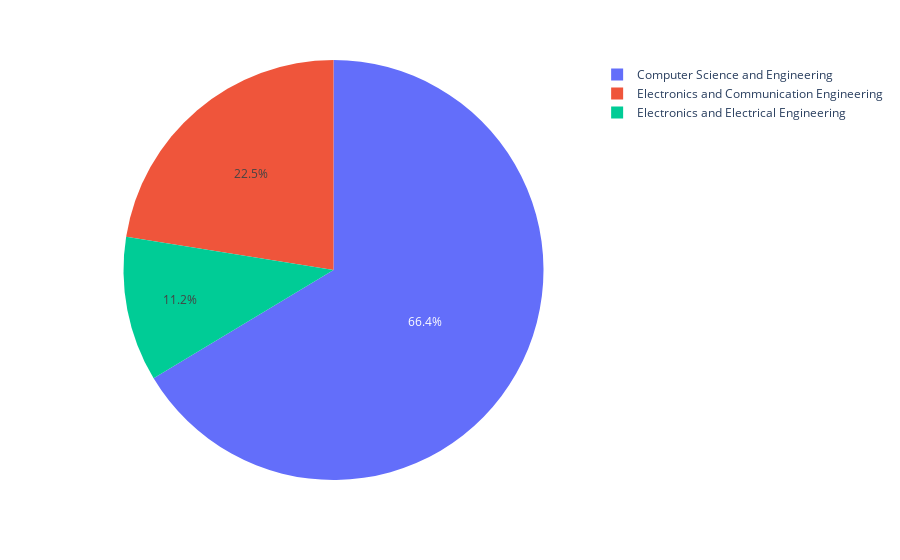

Source (notebook cell):
### Code cell
fig=px.pie(values=df['CodeKata Score'],names=df["Department"])
fig.show()

### Figure 1 — Plotly figure (JSON) as saved in the notebook; plotly's stock layout.template omitted (floating-point values rounded to 4 significant figures)
{"data": [{"domain": {"x": [0, 1], "y": [0, 1]}, "hovertemplate": "label=%{label}<br>value=%{value}<extra></extra>", "labels": ["Computer Science and Engineering", "Computer Science and Engineering", "Computer Science and Engineering", "Computer Science and Engineering", "Computer Science and Engineering", "Computer Science and Engineering", "Electronics and Communication Engineering", "Computer Science and Engineering", "Electronics and Communication Engineering", "Computer Science and Engineering", "Electronics and Communication Engineering", "Computer Science and Engineering", "Computer Science and Engineering", "Computer Science and Engineering", "Electronics and Communication Engineering", "Computer Science and Engineering", "Computer Science and Engineering", "Electronics and Communication Engineering", "Electronics and Communication Engineering", "Computer Science and Engineering", "Computer Science and Engineering", "Electronics and Communication Engineering", "Computer Science and Engineering", "Computer Science and Engineering", "Computer Science and Engineering", "Electronics and Communication Engineering", "Computer Science and Engineering", "Electronics and Communication Engineering", "Computer Science and Engineering", "Computer Science and Engineering", "Computer Science and Engineering", "Computer Science and Engineering", "Electronics and Communication Engineering", "Computer Science and Engineering", "Computer Science and Engineering", "Electronics and Communication Engineering", "Computer Science and Engineering", "Computer Science and Engineering", "Computer Science and Engineering", "Electronics and Communication Engineering", "Computer Science and Engineering", "Computer Science and Engineering", "Electronics and Communication Engineering", "Electronics and Communication Engineering", "Computer Science and Engineering", "Computer Science and Engineering", "Electronics and Communication Engineering", "Electronics and Communication Engineering", "Computer Science and Engineering", "Electronics and Communication Engineering", "Electronics and Communication Engineering", "Electronics and Communication Engineering", "Electronics and Communication Engineering", "Electronics and Communication Engineering", "Electronics and Communication Engineering", "Electronics and Communication Engineering", "Computer Science and Engineering", "Electronics and Communication Engineering", "Electronics and Communication Engineering", "Computer Science and Engineering", "Electronics and Communication Engineering", "Computer Science and Engineering", "Computer Science and Engineering", "Electronics and Communication Engineering", "Electronics and Electrical Engineering", "Computer Science and Engineering", "Computer Science and Engineering", "Electronics and Communication Engineering", "Electronics and Communication Engineering", "Computer Science and Engineering", "Electronics and Communication Engineering", "Electronics and Electrical Engineering", "Electronics and Electrical Engineering", "Electronics and Communication Engineering", "Electronics and Electrical Engineering", "Electronics and Electrical Engineering", "Computer Science and Engineering", "Electronics and Electrical Engineering", "Electronics and Electrical Engineering", "Electronics and Electrical Engineering", "Electronics and Electrical Engineering", "Electronics and Electrical Engineering", "Electronics and Electrical Engineering", "Electronics and Electrical Engineering", "Electronics and Electrical Engineering", "Computer Science and Engineering", "Computer Science and Engineering", "Electronics and Communication Engineering", "Electronics and Electrical Engineering", "Computer Science and Engineering", "Computer Science and Engineering", "Electronics and Communication Engineering", "Electronics and Electrical Engineering", "Electronics and Electrical Engineering", "Computer Science and Engineering", "Computer Science and Engineering", "Electronics and Electrical Engineering", "Computer Science and Engineering", "Electronics and Communication Engineering", "Computer Science and Engineering", "Electronics and Communication Engineering", "Computer Science and Engineering", "Computer Science and Engineering", "Computer Science and Engineering", "Computer Science and Engineering", "Computer Science and Engineering", "Computer Science and Engineering", "Computer Science and Engineering", "Electronics and Communication Engineering", "Computer Science and Engineering", "Computer Science and Engineering", "Computer Science and Engineering", "Computer Science and Engineering", "Electronics and Communication Engineering", "Computer Science and Engineering", "Electronics and Communication Engineering", "Electronics and Communication Engineering", "Computer Science and Engineering", "Computer Science and Engineering"], "legendgroup": "", "name": "", "showlegend": true, "type": "pie", "values": [24500, 21740, 19680, 10610, 8980, 8200, 7880, 7020, 5860, 5500, 5400, 5380, 5280, 5120, 4800, 4600, 4510, 4370, 4320, 4090, 3915, 3665, 3460, 3280, 3200, 3200, 3110, 3000, 2570, 2410, 2360, 2260, 2240, 2160, 1910, 1910, 1900, 1880, 1880, 1740, 1680, 1580, 1580, 1440, 1350, 1320, 1240, 1130, 1100, 1020, 980, 950, 850, 800, 770, 760, 720, 690, 580, 490, 410, 380, 300, 270, 260, 200, 180, 170, 160, 120, 120, 120, 120, 100, 100, 60, 40, 40, 40, 0, 0, 0, 0, 0, 19400, 14490, 10790, 10040, 9150, 8970, 8950, 8650, 8320, 8160, 8090, 8050, 8030, 7940, 7730, 7640, 7630, 7550, 6800, 6640, 6290, 6090, 5740, 5200, 5050, 4820, 4440, 4170, 4020, 3220, 2380, 1890, 1720, 0, 0]}], "layout": {"legend": {"tracegroupgap": 0}, "margin": {"t": 60}}}
